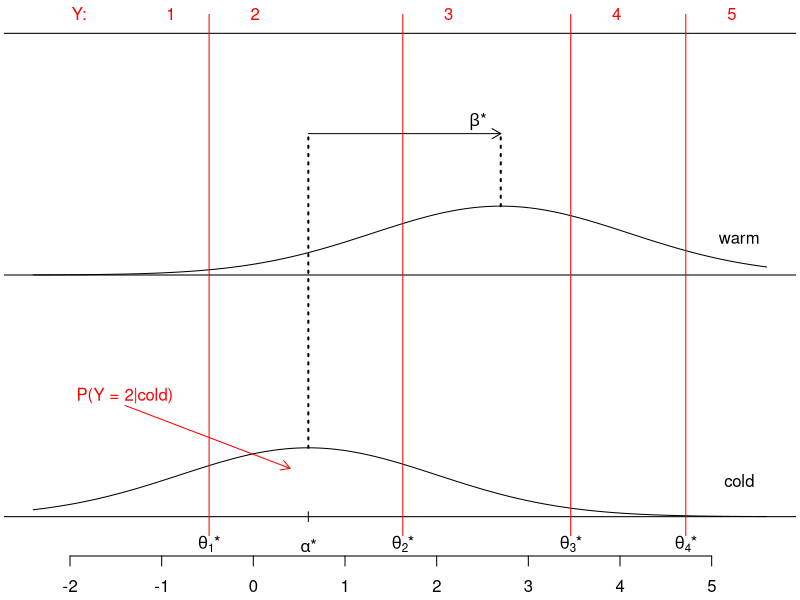
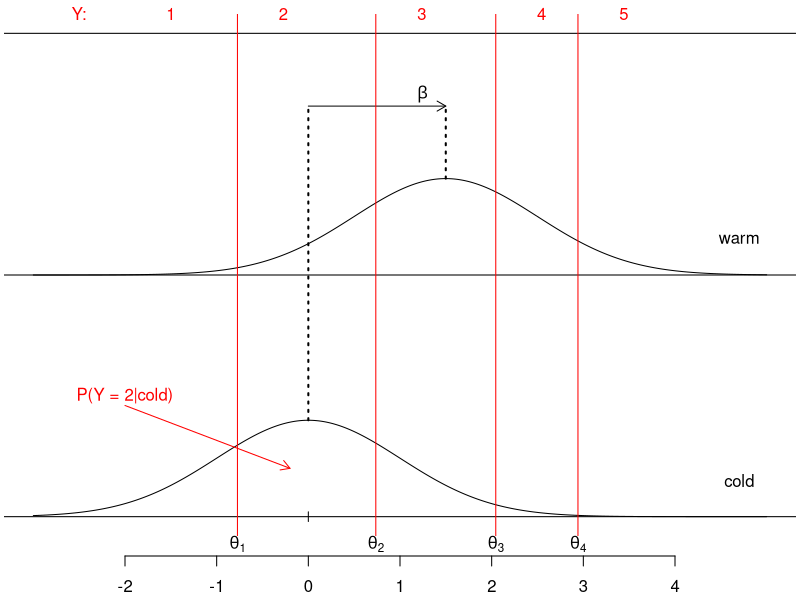
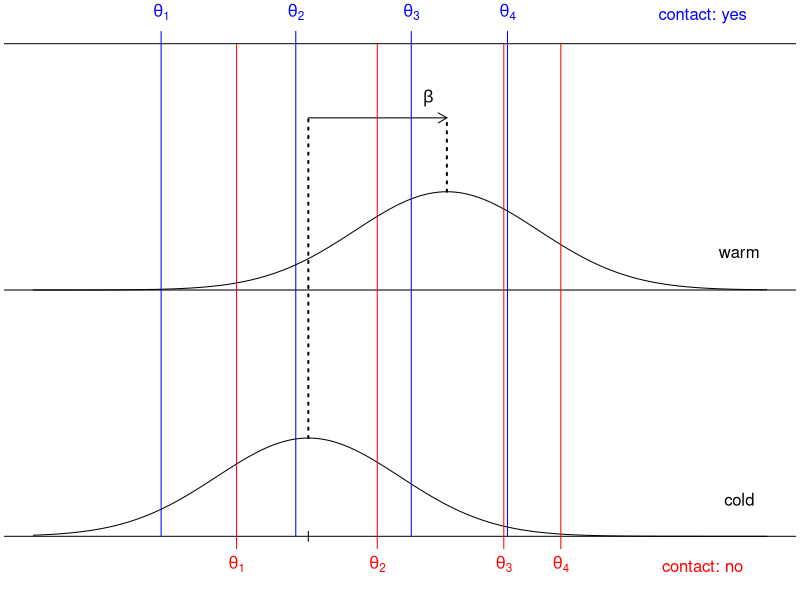
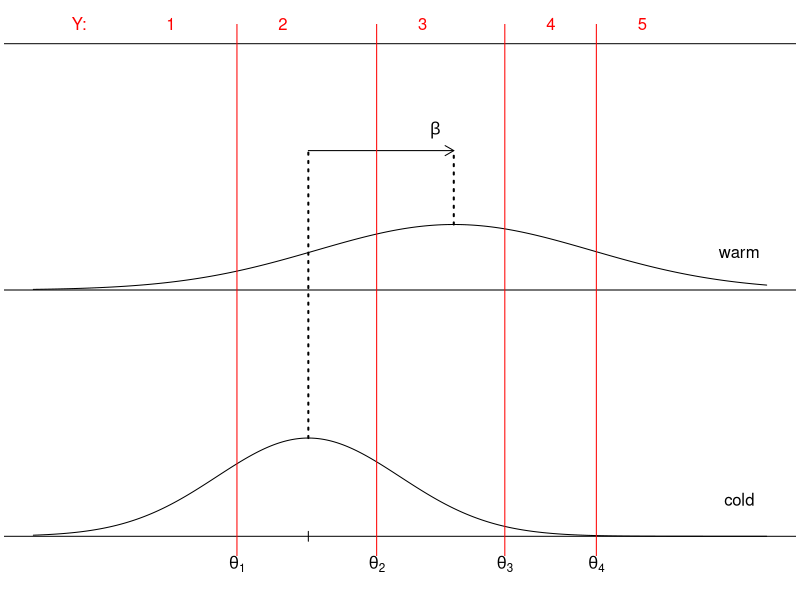
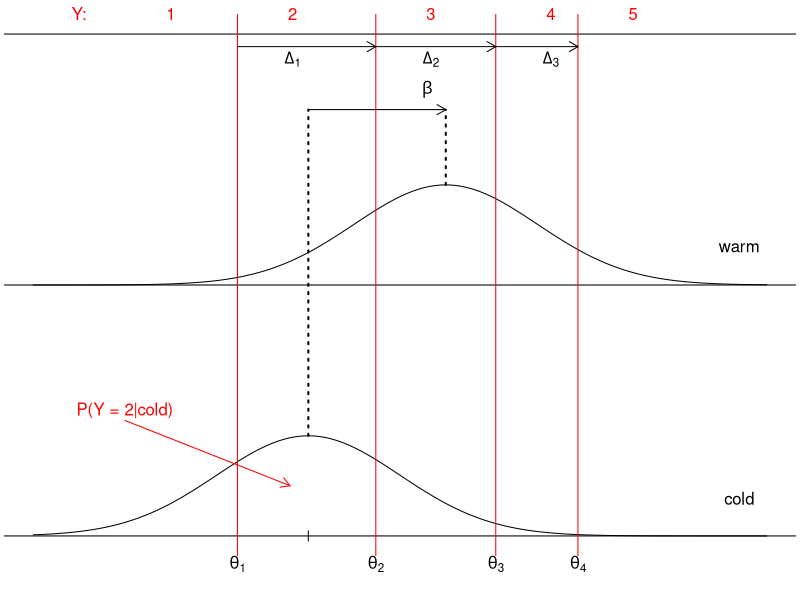
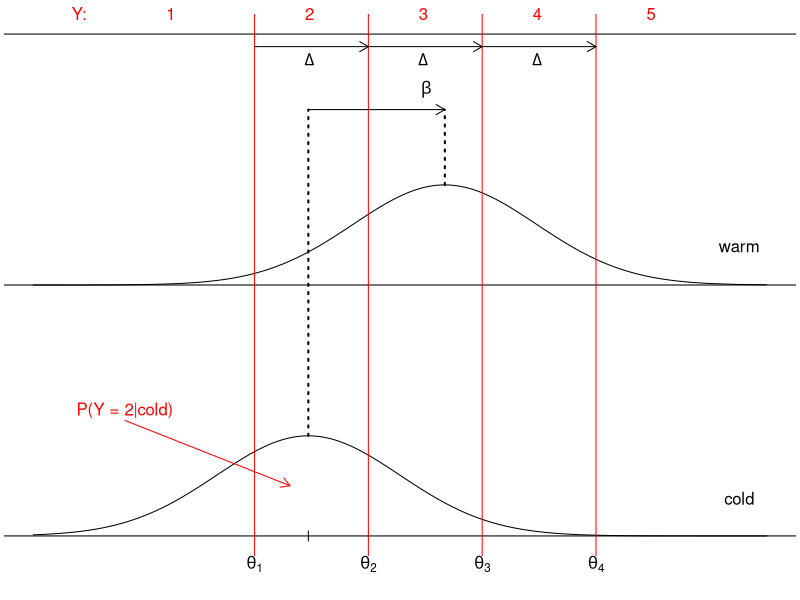
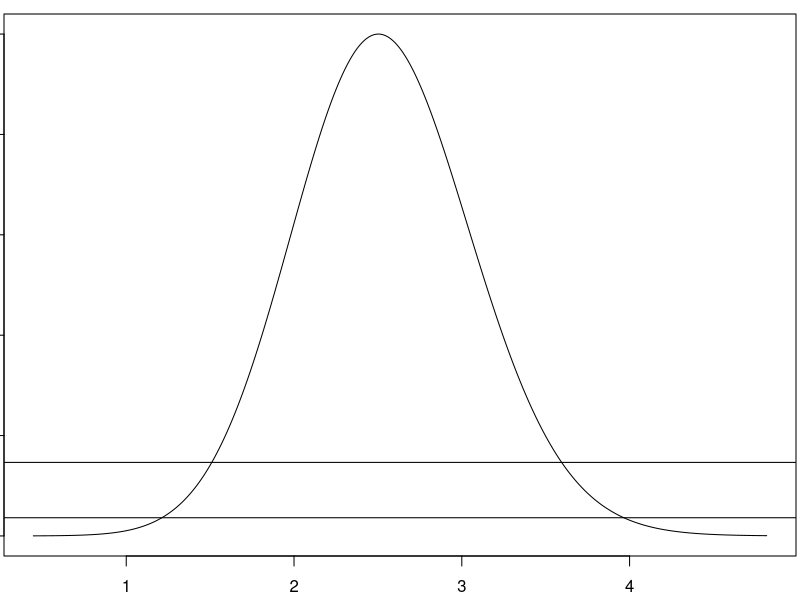
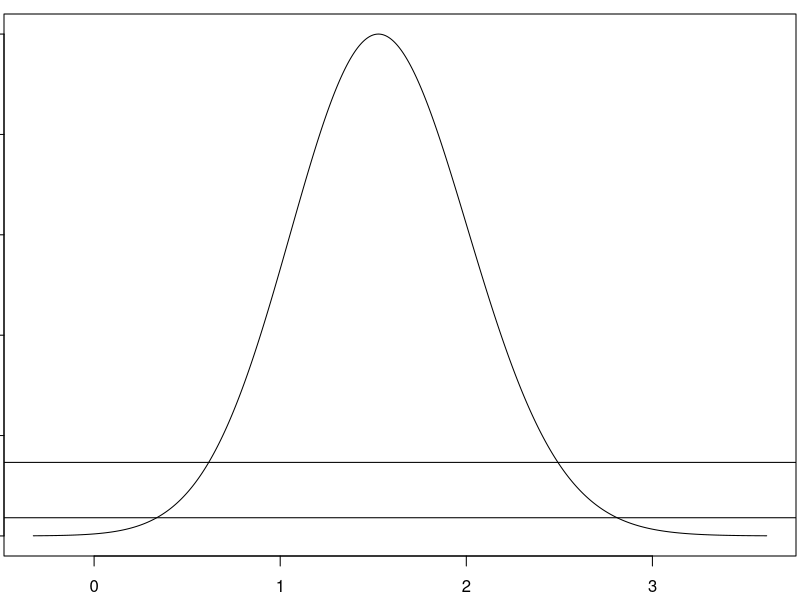

Generate these figures, in order, with R:
### R code from vignette source 'clm_article.Rnw'

###################################################
### code chunk number 1: preliminaries
###################################################
options(prompt = "R> ", continue = "+  ", width = 70, useFancyQuotes = FALSE)
library("ordinal")
library("xtable")


###################################################
### code chunk number 2: clm_article.Rnw:742-744
###################################################
clm_args <- gsub("function ", "clm", deparse(args(clm)))
cat(paste(clm_args[-length(clm_args)], "\n"))


###################################################
### code chunk number 3: clm_article.Rnw:759-761
###################################################
cc_args <- gsub("function ", "clm.control", deparse(args(clm.control)))
cat(paste(cc_args[-length(cc_args)], "\n"))


###################################################
### code chunk number 4: clm_article.Rnw:792-802
###################################################
## data(wine)
tab <- with(wine, table(temp:contact, rating))
mat <- cbind(rep(c("cold", "warm"), each = 2),
             rep(c("no", "yes"), 2),
             tab)
colnames(mat) <- c("Temperature", "Contact",
                   paste("~~", 1:5, sep = ""))
xtab <- xtable(mat)
print(xtab, only.contents = TRUE, include.rownames = FALSE,
      sanitize.text.function = function(x) x)


###################################################
### code chunk number 5: clm_article.Rnw:830-833
###################################################
library("ordinal")
fm1 <- clm(rating ~ temp + contact, data = wine)
summary(fm1)


###################################################
### code chunk number 6: latent_dist_1
###################################################
fm1_fig <- clm(rating ~ contact + temp, data=wine, link="probit")
## Version with arbitrary location and scale parameterization:
alpha_ast <- .6
sigma_ast <- 1.4
theta <- fm1_fig$alpha
beta <- fm1_fig$beta[2]
theta_ast <- theta * sigma_ast
beta_ast <- beta * sigma_ast

par(mar = c(3,0,0.5,0)+.2)
Min <- -3; Max <- 5; H <- 1; loft <- 2
xx <- seq(Min, Max, len=1e3)
plot(c(Min, Max), c(0, loft), type = "n", axes=FALSE, xlab="", ylab="")
axis(1, at=-alpha_ast + seq(-2, 5, 1), line=1,
     labels = seq(-2, 5, 1))
lines(xx, dnorm(xx, sd = sigma_ast))
lines(xx, H+dnorm(xx, beta_ast, sd=sigma_ast))
abline(h=c(0, H))
text(Max-.3, .15, "cold")
text(Max-.3, H+.15, "warm")
## alpha:
mtext(expression(paste(alpha, '*')), side=1, at=0)
segments(0, -.02, 0, .02)
## beta arrow:
segments(0, dnorm(0, sd=sigma_ast), 0, dnorm(0, sd=sigma_ast)+H+.3, 
         lty=3, lwd=2)
segments(beta_ast, H+dnorm(0, sd=sigma_ast), beta_ast, 
         dnorm(0, sd=sigma_ast)+H+.3, lty=3,
         lwd=2)
arrows(0, H+.3+dnorm(0, sd=sigma_ast), beta_ast, 
       H+.3+dnorm(0, sd=sigma_ast), length=.1)
text(beta_ast-.25, H+.3+dnorm(0, sd=sigma_ast)+.05, expression(paste(beta, '*')))
## add thresholds and Y-scale:
abline(h=loft)
theta.text <- c(expression(paste(theta[1], '*')), 
                expression(paste(theta[2], '*')),
                expression(paste(theta[3], '*')),
                expression(paste(theta[4], '*')))
mtext(theta.text, at=theta_ast, side=1)
segments(theta_ast, -2, theta_ast, 10, col="red")
mtext(c("Y:", 1:5), side=3, line=-.5, at=c(-2.5, -1.5, theta_ast+.5),
      col="red")
text(-2, H/2, expression(paste("P(Y = 2|cold)")), col="red")
arrows(-2, H/2-.04, -.2, .2, length=.1, col="red")


###################################################
### code chunk number 7: latent_dist_2
###################################################
## Version of figure with standardized location and scale:
alpha_ast <- 0
sigma_ast <- 1
theta <- fm1_fig$alpha
beta <- fm1_fig$beta[2]
theta_ast <- theta * sigma_ast
beta_ast <- beta * sigma_ast

par(mar = c(3,0,0.5,0)+.2)
Min <- -3; Max <- 5; H <- 1; loft <- 2
xx <- seq(Min, Max, len=1e3)
plot(c(Min, Max), c(0, loft), type = "n", axes=FALSE, xlab="", ylab="")
axis(1, at=-alpha_ast + seq(-2, 4, 1), line=1,
     labels = seq(-2, 4, 1))
lines(xx, dnorm(xx, sd = sigma_ast))
lines(xx, H+dnorm(xx, beta_ast, sd=sigma_ast))
abline(h=c(0, H))
text(Max-.3, .15, "cold")
text(Max-.3, H+.15, "warm")
segments(0, -.02, 0, .02)
## beta arrow:
segments(0, dnorm(0, sd=sigma_ast), 0, dnorm(0, sd=sigma_ast)+H+.3, 
         lty=3, lwd=2)
segments(beta_ast, H+dnorm(0, sd=sigma_ast), beta_ast, 
         dnorm(0, sd=sigma_ast)+H+.3, lty=3,
         lwd=2)
arrows(0, H+.3+dnorm(0, sd=sigma_ast), beta_ast, 
       H+.3+dnorm(0, sd=sigma_ast), length=.1)
text(beta_ast-.25, H+.3+dnorm(0, sd=sigma_ast)+.05, expression(paste(beta)))
## add thresholds and Y-scale:
abline(h=loft)
theta.text <- c(expression(paste(theta[1])), 
                expression(paste(theta[2])),
                expression(paste(theta[3])),
                expression(paste(theta[4])))
mtext(theta.text, at=theta_ast, side=1)
segments(theta_ast, -2, theta_ast, 10, col="red")
mtext(c("Y:", 1:5), side=3, line=-.5, at=c(-2.5, -1.5, theta_ast+.5),
      col="red")
text(-2, H/2, expression(paste("P(Y = 2|cold)")), col="red")
arrows(-2, H/2-.04, -.2, .2, length=.1, col="red")


###################################################
### code chunk number 8: clm_article.Rnw:973-974
###################################################
anova(fm1, type = "III")


###################################################
### code chunk number 9: clm_article.Rnw:978-980
###################################################
fm2 <- clm(rating ~ temp, data = wine)
anova(fm2, fm1)


###################################################
### code chunk number 10: clm_article.Rnw:986-987
###################################################
drop1(fm1, test = "Chi")


###################################################
### code chunk number 11: clm_article.Rnw:992-994
###################################################
fm0 <- clm(rating ~ 1, data = wine)
add1(fm0, scope = ~ temp + contact, test = "Chi")


###################################################
### code chunk number 12: clm_article.Rnw:998-999
###################################################
confint(fm1)


###################################################
### code chunk number 13: clm_article.Rnw:1034-1036
###################################################
fm.nom <- clm(rating ~ temp, nominal = ~ contact, data = wine)
summary(fm.nom)


###################################################
### code chunk number 14: figNom2
###################################################
fm_fig.nom <- clm(rating ~ temp, nominal =~ contact, data=wine,
              link="probit")
th1 <- unlist(fm_fig.nom$Theta[1, 2:5]) # thresholds for contact: "no"
th2 <- unlist(fm_fig.nom$Theta[2, 2:5]) # thresholds for contact: "yes"

## Figure:
par(mar = c(2,0,1,0)+.2)
Min <- -3; Max <- 5; H <- 1; loft <- 2
xx <- seq(Min, Max, len=1e3)
plot(c(Min, Max), c(0, loft), type = "n", axes=FALSE, xlab="", ylab="")
lines(xx, dnorm(xx))
lines(xx, H+dnorm(xx, fm_fig.nom$beta[1]))
abline(h=c(0, H))
text(Max-.3, .15, "cold")
text(Max-.3, H+.15, "warm")
segments(0, -.02, 0, .02)
## beta arrow:
segments(0, dnorm(0), 0, dnorm(0)+H+.3, lty=3, lwd=2)
segments(fm_fig.nom$beta[1], H+dnorm(0), fm_fig.nom$beta[1], dnorm(0)+H+.3,
         lty=3, lwd=2)
arrows(0, H+.3+dnorm(0), fm_fig.nom$beta[1], H+.3+dnorm(0), length=.1)
text(fm_fig.nom$beta[1]-.2, loft-.22, expression(beta))
abline(h=loft)
theta.text <- c(expression(theta[1]), expression(theta[2]),
                expression(theta[3]), expression(theta[4]))
mtext(theta.text, at=th1, side=1, col="red")
segments(th1, -.05, th1, loft, col="red")
mtext("contact: no", at=4.3, side=1, col="red")

mtext(theta.text, at=th2, side=3, col="blue")
segments(th2, 0, th2, loft+.05, col="blue")
mtext("contact: yes", at=4.3, side=3, col="blue")


###################################################
### code chunk number 15: clm_article.Rnw:1100-1101
###################################################
fm.nom$Theta


###################################################
### code chunk number 16: clm_article.Rnw:1110-1111
###################################################
anova(fm1, fm.nom)


###################################################
### code chunk number 17: clm_article.Rnw:1122-1123
###################################################
fm.nom2 <- clm(rating ~ temp + contact, nominal = ~ contact, data = wine)


###################################################
### code chunk number 18: clm_article.Rnw:1126-1127
###################################################
fm.nom2


###################################################
### code chunk number 19: clm_article.Rnw:1131-1132
###################################################
nominal_test(fm1)


###################################################
### code chunk number 20: clm_article.Rnw:1151-1153
###################################################
fm.sca <- clm(rating ~ temp + contact, scale = ~ temp, data = wine)
summary(fm.sca)


###################################################
### code chunk number 21: clm_article.Rnw:1158-1159
###################################################
scale_test(fm1)


###################################################
### code chunk number 22: figSca
###################################################
## Scale differences:
fm_fig.sca <- clm(rating ~ contact + temp, scale=~temp,
              data=wine, link="probit")
## Exagerate the scale for better visual:
sca <- 1.5 # exp(fm_fig.sca$zeta)

## Figure:
par(mar = c(2,0,1,0)+.2)
Min <- -3; Max <- 5; H <- 1; loft <- 2
xx <- seq(Min, Max, len=1e3)
plot(c(Min, Max), c(0, loft), type = "n", axes=FALSE, xlab="", ylab="")
lines(xx, dnorm(xx))
lines(xx, H+dnorm(xx, fm_fig.sca$beta[2], sca))
abline(h=c(0, H))
text(Max-.3, .15, "cold")
text(Max-.3, H+.15, "warm")
## alpha:
## mtext(expression(alpha), side=1, at=0)
segments(0, -.02, 0, .02)
## beta arrow:
segments(0, dnorm(0), 0, dnorm(0, ,sca)+H+.3, lty=3, lwd=2)
segments(fm_fig.sca$beta[2], H+dnorm(0, ,sca), fm_fig.sca$beta[2],
         dnorm(0, ,sca)+H+.3, lty=3, lwd=2)
arrows(0, H+.3+dnorm(0, ,sca), fm_fig.sca$beta[2], H+.3+dnorm(0, ,sca), length=.1)
text(fm_fig.sca$beta[2]-.2, loft-.35, expression(beta))
abline(h=loft)
theta.text <- c(expression(theta[1]), expression(theta[2]),
                expression(theta[3]), expression(theta[4]))
mtext(theta.text, at=fm_fig.sca$alpha, side=1)
segments(fm_fig.sca$alpha, -2, fm_fig.sca$alpha, 10, col="red")
mtext(c("Y:", 1:5), side=3, line=-.5, at=c(-2.5, -1.5, fm_fig.sca$alpha+.5),
      col="red")


###################################################
### code chunk number 23: clm_article.Rnw:1216-1219
###################################################
fm.equi <- clm(rating ~ temp + contact, data = wine,
               threshold = "equidistant")
summary(fm.equi)


###################################################
### code chunk number 24: clm_article.Rnw:1226-1227
###################################################
drop(fm.equi$tJac %*% coef(fm.equi)[c("threshold.1", "spacing")])


###################################################
### code chunk number 25: clm_article.Rnw:1234-1235
###################################################
mean(diff(coef(fm1)[1:4]))


###################################################
### code chunk number 26: clm_article.Rnw:1241-1242
###################################################
anova(fm1, fm.equi)


###################################################
### code chunk number 27: figFlex
###################################################
fm_fig.flex <- clm(rating ~ contact + temp, data=wine,
               link="probit")
th <- fm_fig.flex$alpha
par(mar = c(2,0,0.5,0)+.2)
Min <- -3; Max <- 5; H <- 1; loft <- 2
xx <- seq(Min, Max, len=1e3)
plot(c(Min, Max), c(0, loft), type = "n", axes=FALSE, xlab="", ylab="")
lines(xx, dnorm(xx))
lines(xx, H+dnorm(xx, fm_fig.flex$beta[2]))
abline(h=c(0, H))
text(Max-.3, .15, "cold")
text(Max-.3, H+.15, "warm")
## alpha:
# mtext(expression(alpha), side=1, at=0)
segments(0, -.02, 0, .02)
## beta arrow:
segments(0, dnorm(0), 0, dnorm(0)+H+.3, lty=3, lwd=2)
segments(fm_fig.flex$beta[2], H+dnorm(0), fm_fig.flex$beta[2], dnorm(0)+H+.3,
         lty=3, lwd=2)
arrows(0, H+.3+dnorm(0), fm_fig.flex$beta[2], H+.3+dnorm(0), length=.1)
text(fm_fig.flex$beta[2]-.2, loft-.22, expression(beta))
## add thresholds and Y-scale:
abline(h=loft)
theta.text <- c(expression(theta[1]), expression(theta[2]),
                expression(theta[3]), expression(theta[4]))
mtext(theta.text, at=th, side=1)
segments(th, -2, th, 10, col="red")
mtext(c("Y:", 1:5), side=3, line=-.5, at=c(-2.5, -1.5,
               th+.6),  col="red")
text(-2, H/2, expression(paste("P(Y = 2|cold)")), col="red")
arrows(-2, H/2-.04, -.2, .2, length=.1, col="red")
arrows(th[-4], loft-.05, th[-1], loft-.05, length=.1)
text(th[-4]+.6, loft-.1, c(expression(Delta[1]), expression(Delta[2]),
                           expression(Delta[3])))


###################################################
### code chunk number 28: figEqui
###################################################
fm_fig.equi <- clm(rating ~ contact + temp, data=wine,
               threshold="equidistant", link="probit")
th <- c(fm_fig.equi$alpha[1], fm_fig.equi$alpha[1] +
        cumsum(rep(fm_fig.equi$alpha[2], 3)))
par(mar = c(2,0,0.5,0)+.2)
Min <- -3; Max <- 5; H <- 1; loft <- 2
xx <- seq(Min, Max, len=1e3)
plot(c(Min, Max), c(0, loft), type = "n", axes=FALSE, xlab="", ylab="")
lines(xx, dnorm(xx))
lines(xx, H+dnorm(xx, fm_fig.equi$beta[2]))
abline(h=c(0, H))
text(Max-.3, .15, "cold")
text(Max-.3, H+.15, "warm")
## alpha:
## mtext(expression(alpha), side=1, at=0)
segments(0, -.02, 0, .02)
## beta arrow:
segments(0, dnorm(0), 0, dnorm(0)+H+.3, lty=3, lwd=2)
segments(fm_fig.equi$beta[2], H+dnorm(0), fm_fig.equi$beta[2], dnorm(0)+H+.3,
         lty=3, lwd=2)
arrows(0, H+.3+dnorm(0), fm_fig.equi$beta[2], H+.3+dnorm(0), length=.1)
text(fm_fig.equi$beta[2]-.2, loft-.22, expression(beta))
## add thresholds and Y-scale:
abline(h=loft)
theta.text <- c(expression(theta[1]), expression(theta[2]),
                expression(theta[3]), expression(theta[4]))
mtext(theta.text, at=th, side=1)
segments(th, -2, th, 10, col="red")
mtext(c("Y:", 1:5), side=3, line=-.5, at=c(-2.5, -1.5,
               th+.6),  col="red")
text(-2, H/2, expression(paste("P(Y = 2|cold)")), col="red")
arrows(-2, H/2-.04, -.2, .2, length=.1, col="red")
arrows(th[-4], loft-.05, th[-1], loft-.05, length=.1)
text(th[-4]+.6, loft-.1, c(expression(Delta), expression(Delta),
                           expression(Delta)))


###################################################
### code chunk number 29: clm_article.Rnw:1336-1337
###################################################
with(soup, table(PROD, PRODID))


###################################################
### code chunk number 30: clm_article.Rnw:1341-1344
###################################################
fm_binorm <- clm(SURENESS ~ PRODID, scale = ~ PROD, 
                 data = soup, link="probit")
summary(fm_binorm)


###################################################
### code chunk number 31: clm_article.Rnw:1347-1349
###################################################
fm_nom <- clm(SURENESS ~ PRODID, nominal = ~ PROD, 
              data = soup, link="probit")


###################################################
### code chunk number 32: clm_article.Rnw:1353-1355
###################################################
fm_location <- update(fm_binorm, scale = ~ 1)
anova(fm_location, fm_binorm, fm_nom)


###################################################
### code chunk number 33: clm_article.Rnw:1360-1365
###################################################
fm_cll_scale <- clm(SURENESS ~ PRODID, scale = ~ PROD, 
              data = soup, link="cloglog")
fm_cll <- clm(SURENESS ~ PRODID, 
               data = soup, link="cloglog")
anova(fm_cll, fm_cll_scale, fm_binorm)


###################################################
### code chunk number 34: clm_article.Rnw:1369-1371
###################################################
fm_loggamma <- clm(SURENESS ~ PRODID, data = soup, link="log-gamma")
summary(fm_loggamma)


###################################################
### code chunk number 35: profileLikelihood
###################################################
pr1 <- profile(fm1, alpha = 1e-4)
plot(pr1)


###################################################
### code chunk number 36: prof1
###################################################
plot(pr1, which.par = 1)


###################################################
### code chunk number 37: prof2
###################################################
plot(pr1, which.par = 2)


###################################################
### code chunk number 38: clm_article.Rnw:1430-1433
###################################################
slice.fm1 <- slice(fm1, lambda = 5)
par(mfrow = c(2, 3))
plot(slice.fm1)


###################################################
### code chunk number 39: slice11
###################################################
plot(slice.fm1, parm = 1)


###################################################
### code chunk number 40: slice12
###################################################
plot(slice.fm1, parm = 2)


###################################################
### code chunk number 41: slice13
###################################################
plot(slice.fm1, parm = 3)


###################################################
### code chunk number 42: slice14
###################################################
plot(slice.fm1, parm = 4)


###################################################
### code chunk number 43: slice15
###################################################
plot(slice.fm1, parm = 5)


###################################################
### code chunk number 44: slice16
###################################################
plot(slice.fm1, parm = 6)


###################################################
### code chunk number 45: slice2
###################################################
slice2.fm1 <- slice(fm1, parm = 4:5, lambda = 1e-5)
par(mfrow = c(1, 2))
plot(slice2.fm1)


###################################################
### code chunk number 46: slice24
###################################################
plot(slice2.fm1, parm = 1)


###################################################
### code chunk number 47: slice25
###################################################
plot(slice2.fm1, parm = 2)


###################################################
### code chunk number 48: clm_article.Rnw:1494-1495
###################################################
convergence(fm1)


###################################################
### code chunk number 49: clm_article.Rnw:1521-1522
###################################################
head(pred <- predict(fm1, newdata = subset(wine, select = -rating))$fit)


###################################################
### code chunk number 50: clm_article.Rnw:1526-1529
###################################################
stopifnot(isTRUE(all.equal(fitted(fm1), t(pred)[
  t(col(pred) == wine$rating)])),
  isTRUE(all.equal(fitted(fm1), predict(fm1, newdata = wine)$fit)))


###################################################
### code chunk number 51: clm_article.Rnw:1532-1536
###################################################
newData <- expand.grid(temp    = levels(wine$temp),
                       contact = levels(wine$contact))
cbind(newData, round(predict(fm1, newdata = newData)$fit, 3),
      "class" = predict(fm1, newdata = newData, type = "class")$fit)


###################################################
### code chunk number 52: clm_article.Rnw:1539-1540
###################################################
head(apply(pred, 1, function(x) round(weighted.mean(1:5, x))))


###################################################
### code chunk number 53: clm_article.Rnw:1543-1547
###################################################
p1 <- apply(predict(fm1, newdata = subset(wine, select=-rating))$fit, 1,
            function(x) round(weighted.mean(1:5, x)))
p2 <- as.numeric(as.character(predict(fm1, type = "class")$fit))
stopifnot(isTRUE(all.equal(p1, p2, check.attributes = FALSE)))


###################################################
### code chunk number 54: clm_article.Rnw:1552-1554
###################################################
predictions <- predict(fm1, se.fit = TRUE, interval = TRUE)
head(do.call("cbind", predictions))


###################################################
### code chunk number 55: clm_article.Rnw:1590-1596
###################################################
wine <- within(wine, {
  rating_comb3 <- factor(rating, labels = c("1", "2-4", "2-4", "2-4", "5"))
}) 
ftable(rating_comb3 ~ temp, data = wine)
fm.comb3 <- clm(rating_comb3 ~ temp, data = wine)
summary(fm.comb3)


###################################################
### code chunk number 56: clm_article.Rnw:1601-1603
###################################################
fm.comb3_b <- clm(rating_comb3 ~ 1, data = wine)
anova(fm.comb3, fm.comb3_b)


###################################################
### code chunk number 57: clm_article.Rnw:1608-1610
###################################################
fm.nom2 <- clm(rating ~ contact, nominal = ~ temp, data = wine)
summary(fm.nom2)


###################################################
### code chunk number 58: clm_article.Rnw:1621-1623
###################################################
fm.soup <- clm(SURENESS ~ PRODID * DAY, data = soup)
summary(fm.soup)


###################################################
### code chunk number 59: clm_article.Rnw:1626-1627
###################################################
with(soup, table(DAY, PRODID))


###################################################
### code chunk number 60: clm_article.Rnw:1638-1644
###################################################
wine <- within(wine, {
  rating_comb2 <- factor(rating, labels = c("1-2", "1-2", "3-5", "3-5", "3-5"))
}) 
ftable(rating_comb2 ~ contact, data = wine)
fm.comb2 <- clm(rating_comb2 ~ contact, scale = ~ contact, data = wine)
summary(fm.comb2)


###################################################
### code chunk number 61: clm_article.Rnw:1647-1661
###################################################
## Example with unidentified parameters with 3 response categories
## not shown in paper:
wine <- within(wine, {
  rating_comb3b <- rating
  levels(rating_comb3b) <- c("1-2", "1-2", "3", "4-5", "4-5")
}) 
wine$rating_comb3b[1] <- "4-5" # Remove the zero here to avoid inf MLE
ftable(rating_comb3b ~ temp + contact, data = wine)

fm.comb3_c <- clm(rating_comb3b ~ contact * temp, 
                  scale   = ~contact * temp, 
                  nominal = ~contact, data = wine)
summary(fm.comb3_c)
convergence(fm.comb3_c)


###################################################
### code chunk number 62: clm_article.Rnw:1670-1672
###################################################
rho <- update(fm1, doFit=FALSE)
names(rho)


###################################################
### code chunk number 63: clm_article.Rnw:1675-1677
###################################################
rho$clm.nll(rho)
c(rho$clm.grad(rho))


###################################################
### code chunk number 64: clm_article.Rnw:1680-1682
###################################################
rho$clm.nll(rho, par = coef(fm1))
print(c(rho$clm.grad(rho)), digits = 3)


###################################################
### code chunk number 65: clm_article.Rnw:1687-1697
###################################################
nll <- function(par, envir) {
  envir$par <- par
  envir$clm.nll(envir)
}
grad <- function(par, envir) {
  envir$par <- par
  envir$clm.nll(envir)
  envir$clm.grad(envir)
}
nlminb(rho$par, nll, grad, upper = c(rep(Inf, 4), 2, 2), envir = rho)$par


###################################################
### code chunk number 66: clm_article.Rnw:1706-1711
###################################################
artery <- data.frame(disease = factor(rep(0:4, 2), ordered = TRUE),
                     smoker  = factor(rep(c("no", "yes"), each = 5)),
                     freq    = c(334, 99, 117, 159, 30, 350, 307, 
                                 345, 481, 67))
addmargins(xtabs(freq ~ smoker + disease, data = artery), margin = 2)


###################################################
### code chunk number 67: clm_article.Rnw:1715-1717
###################################################
fm <- clm(disease ~ smoker, weights = freq, data = artery)
exp(fm$beta)


###################################################
### code chunk number 68: clm_article.Rnw:1722-1725
###################################################
fm.nom <- clm(disease ~ 1, nominal = ~ smoker, weights = freq, 
              data = artery, sign.nominal = "negative")
coef(fm.nom)[5:8]


###################################################
### code chunk number 69: clm_article.Rnw:1728-1729
###################################################
coef(fm.lm <- lm(I(coef(fm.nom)[5:8]) ~ I(0:3)))


###################################################
### code chunk number 70: clm_article.Rnw:1732-1739
###################################################
nll2 <- function(par, envir) {
  envir$par <- c(par[1:4], par[5] + par[6] * (0:3))
  envir$clm.nll(envir)
}
start <- unname(c(coef(fm.nom)[1:4], coef(fm.lm)))
fit <- nlminb(start, nll2, envir = update(fm.nom, doFit = FALSE))
round(fit$par[5:6], 2)


